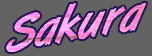

A 2D game scene composited from a Tiled map and its tileset images. What follows is a short description and the map's XML, with every tile layer's data as written:
An orthogonal 19x7 tile map with 8x8 px tiles, 1 tile layer (Tile Layer 1).

<map version="1.2" tiledversion="1.3.0" orientation="orthogonal" renderorder="right-down" compressionlevel="-1" width="19" height="7" tilewidth="8" tileheight="8" infinite="0" nextlayerid="2" nextobjectid="1">
 <tileset firstgid="1" source="IntroLogo.tsx" />
 <layer id="1" name="Tile Layer 1" width="19" height="7">
  <data encoding="csv">
1,2,3,4,5,6,7,8,9,10,11,12,13,14,15,16,17,18,19,
20,21,22,23,24,25,26,27,28,29,30,31,32,33,34,35,36,37,38,
39,40,41,42,43,44,45,46,47,48,49,50,51,52,53,54,55,56,57,
58,59,60,61,62,63,64,65,66,67,68,69,70,71,72,73,74,75,76,
77,78,79,80,81,82,83,84,85,86,87,88,89,90,91,92,93,94,95,
96,97,98,99,100,101,102,103,104,105,106,107,108,109,110,111,112,113,114,
115,116,117,118,119,120,121,122,123,124,125,126,127,128,129,130,131,132,133
</data>
 </layer>
</map>